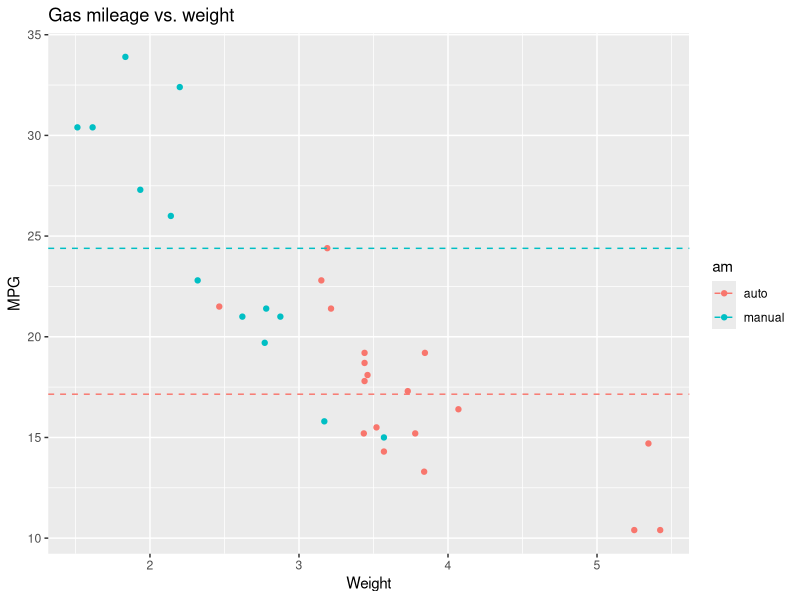

Write R code to recreate this figure.
## ---- chunk 1
knitr::opts_chunk$set(echo = FALSE, warning=FALSE, message=FALSE, fig.width=6, fig.height=4, fig.align='center')

## ---- chunk 2

library(datasets)
data("mtcars")


library(ggplot2)
library(xtable)
library(GGally)
library(dplyr)
library(ggfortify)


# Disable the LaTeX comment from the output of print.xtable,
# enable booktabs style table output
options(xtable.comment = FALSE, xtable.booktabs = TRUE)

## ---- chunk 3

# Convert transmission type and engine type to factor variables
mtcars$am <- factor(mtcars$am, levels = c(0, 1),
                    labels = c("auto", "manual"))
mtcars$vs <- factor(mtcars$vs, levels = c(0, 1),
                    labels = c("v", "straight"))
# Create a new variable for gross power/weight ratio
mtcars$pwr <- mtcars$hp/mtcars$wt

g <- ggplot(mtcars, aes(x = wt, y = mpg))
g <- g + geom_point(aes(color = am))
g <- g + geom_hline(aes(yintercept = mpg, color = am),
                    data = aggregate(mpg ~ am, data = mtcars, mean),
                    linetype = "dashed")
g <- g + ggtitle("Gas mileage vs. weight")
g <- g + labs(x="Weight",y="MPG") 

g
## ---- chunk 4
table01 <- xtable(mtcars, caption ="(1973-74) models)\n")
print( table01, caption.placement = 'top',comment = FALSE ) 
